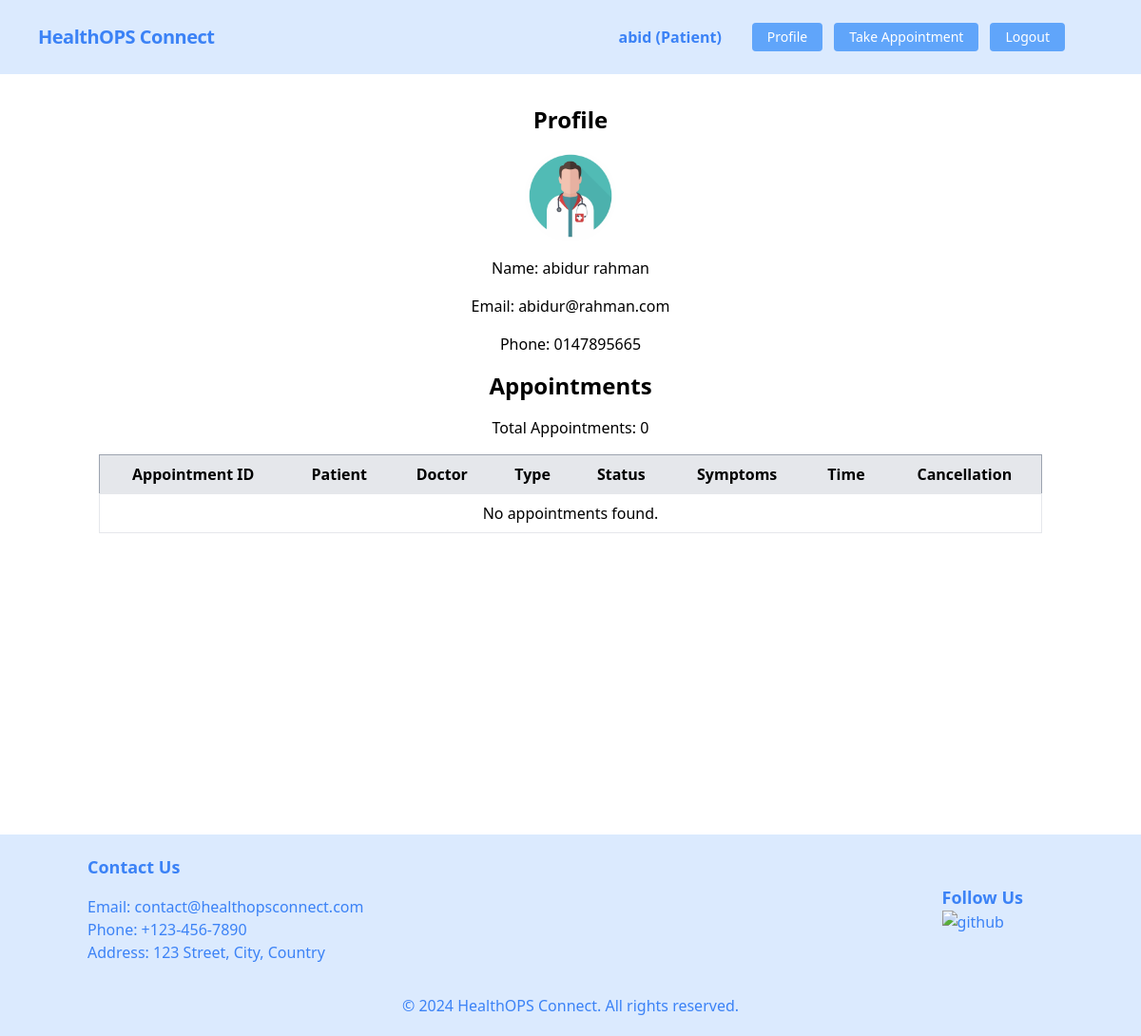
The app's page /patients/profile/ (signed in), older data.
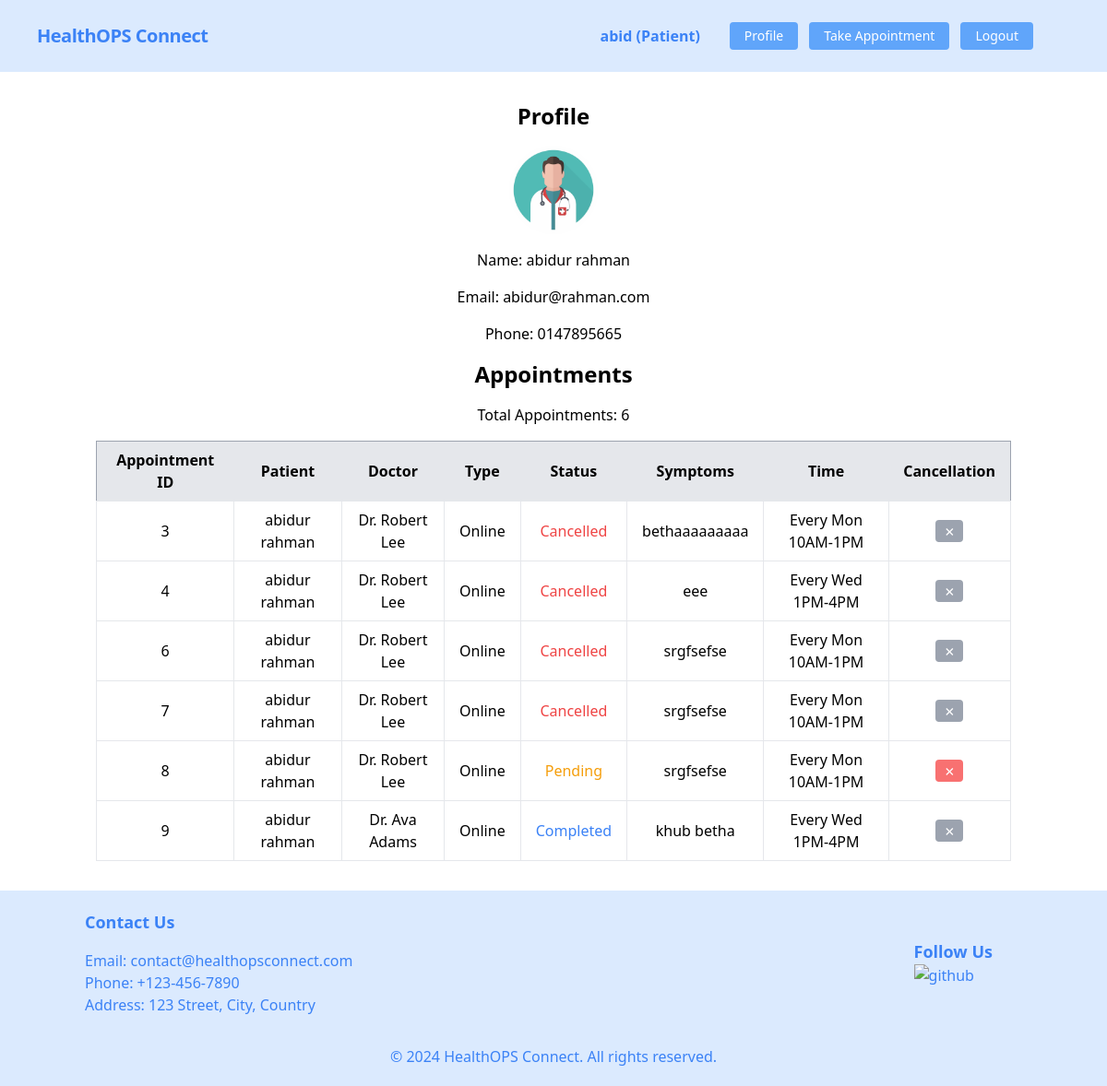
The same page, newer data.
### appointment/models.py (models this page shows, shortened)
class Appointment(models.Model):
    patient = models.ForeignKey(Patient, on_delete=models.CASCADE)
    doctor = models.ForeignKey(Doctor, on_delete=models.CASCADE)
    appointment_type = models.CharField(
        choices=APPOINTMENT_TYPE, max_length=10)
    appointment_status = models.CharField(
        choices=APPOINTMENT_STATUS, max_length=10, default='Pending')
    symptoms = models.TextField()
    appointment_time = models.ForeignKey(
        AvailableTime, on_delete=models.CASCADE)
    cancellation = models.BooleanField(default=False)

### patient/models.py (models this page shows)
class Patient(models.Model):
    user = models.OneToOneField(User, on_delete=models.CASCADE)
    image = models.ImageField(
        upload_to='patient/images/', default='patient/images/default.jpg')
    phone = models.CharField(max_length=11)
    user_type = models.CharField(default='Patient', max_length=10, editable=False)
    def __str__(self):
        return f"{self.user.first_name} {self.user.last_name}"

### doctor/models.py (models this page shows, shortened)
class Doctor(models.Model):
    user = models.OneToOneField(User, on_delete=models.CASCADE)
    image = models.ImageField(
        upload_to='doctor/media/uploads/', default='doctor/media/uploads/default.jpg')
    designation = models.ManyToManyField(Designation)
    specialization = models.ManyToManyField(Specialization)
    available_time = models.ManyToManyField(AvailableTime)
    fee = models.IntegerField()
    meet_link = models.URLField(max_length=200)
    user_type = models.CharField(
        default='Doctor', max_length=10, editable=False)
    def __str__(self):
        return f"Dr. {self.user.first_name} {self.user.last_name}"

class AvailableTime(models.Model):
    name = models.CharField(max_length=100)
    def __str__(self):
        return self.name

### patient/views.py (the view)
# urls.py: path('profile/', PatientProfileView.as_view(), name='patient_profile'),
class PatientProfileView(LoginRequiredMixin, ListView):
    model = Appointment
    template_name = 'patient_profile.html'
    context_object_name = 'appointments'
    def get_queryset(self):
        return Appointment.objects.filter(patient=self.request.user.patient)

### patient/templates/patient_profile.html (shortened to what this page needs)
{% extends 'base.html' %}
{%block content %}
<div class="container mx-auto px-4 py-8 text-center">
    <h1 class="text-2xl font-bold mb-4">Profile</h1>
    <img src="{{ user.patient.image.url }}" alt="{{ user.get_full_name }}" class="rounded-full h-24 w-24 mb-4 m-auto" />
    <p class="mb-4">Name: {{ user.get_full_name }}</p>
    <p class="mb-4">Email: {{ user.email }}</p>
    <p class="mb-4">Phone: {{ user.patient.phone }}</p>
    <h1 class="text-2xl font-bold mb-4">Appointments</h1>
    <p class="mb-4">Total Appointments: {{ appointments.count }}</p>
    <div class="overflow-x-auto">
        <table class="table-auto border-collapse border border-gray-400 w-full">
            <thead>
                <tr class="bg-gray-200">
                    <th class="px-4 py-2">Appointment ID</th>
                    <th class="px-4 py-2">Patient</th>
                    <th class="px-4 py-2">Doctor</th>
                    <th class="px-4 py-2">Type</th>
                    <th class="px-4 py-2">Status</th>
                    <th class="px-4 py-2">Symptoms</th>
                    <th class="px-4 py-2">Time</th>
                    <th class="px-4 py-2">Cancellation</th>
                </tr>
            </thead>
            <tbody>
                {% for appointment in appointments %}
                <tr>
                    <td class="border px-4 py-2">{{ appointment.id }}</td>
                    <td class="border px-4 py-2">{{ appointment.patient }}</td>
                    <td class="border px-4 py-2">{{ appointment.doctor }}</td>
                    <td class="border px-4 py-2">
                        {{ appointment.get_appointment_type_display }}
                    </td>
                    <td class="border px-4 py-2">
                        {% if appointment.appointment_status == 'Pending' %}
                        <span class="text-yellow-500">{{ appointment.get_appointment_status_display }}</span>
                        {% elif appointment.appointment_status == 'Running' %}
                        <span class="text-green-500">{{ appointment.get_appointment_status_display }}</span>
                        {% elif appointment.appointment_status == 'Completed' %}
                        <span class="text-blue-500">{{ appointment.get_appointment_status_display }}</span>
                        {% else %}
                        <span class="text-red-500">{{ appointment.get_appointment_status_display }}</span>
                        {% endif %}
                    </td>
                    <td class="border px-4 py-2">{{ appointment.symptoms }}</td>
                    <td class="border px-4 py-2">
                        {{ appointment.appointment_time }}
                    </td>
                    <td class="border px-4 py-2">
                        {% if appointment.appointment_status == 'Pending' %}
                        <form action="{% url 'cancel_appointment' appointment.id %}" method="post">
                            <button type="submit" class="bg-red-400 hover:bg-red-500 text-white px-2 rounded">
                                ✗
                            </button>
                        </form>
                        {% else %}
                        <button class="bg-gray-400 text-white px-2 rounded" disabled>
                            ✗
                        </button>
                        {% endif %}
                    </td>
                </tr>
                {% empty %}
                <tr>
                    <td colspan="8" class="border px-4 py-2">
                        No appointments found.
                    </td>
                </tr>
                {% endfor %}
            </tbody>
        </table>
    </div>
</div>
{% endblock %}

Row changes from the older to the newer data that the page shows:
added Appointment: id "3", patient "abidur rahman", doctor "Dr. Robert Lee", appointment_type "Online", appointment_status "Cancelled", symptoms "bethaaaaaaaaa", appointment_time "Every Mon 10AM-1PM"
added Appointment: id "4", patient "abidur rahman", doctor "Dr. Robert Lee", appointment_type "Online", appointment_status "Cancelled", symptoms "eee", appointment_time "Every Wed 1PM-4PM"
added Appointment: id "6", patient "abidur rahman", doctor "Dr. Robert Lee", appointment_type "Online", appointment_status "Cancelled", symptoms "srgfsefse", appointment_time "Every Mon 10AM-1PM"
added Appointment: id "7", patient "abidur rahman", doctor "Dr. Robert Lee", appointment_type "Online", appointment_status "Cancelled", symptoms "srgfsefse", appointment_time "Every Mon 10AM-1PM"
added Appointment: id "8", patient "abidur rahman", doctor "Dr. Robert Lee", appointment_type "Online", appointment_status "Pending", symptoms "srgfsefse", appointment_time "Every Mon 10AM-1PM"
added Appointment: id "9", patient "abidur rahman", doctor "Dr. Ava Adams", appointment_type "Online", appointment_status "Completed", symptoms "khub betha", appointment_time "Every Wed 1PM-4PM"
Text that changed along with them:
{{ appointments.count }}: "0" → "6"
text no longer shown: "No appointments found."
